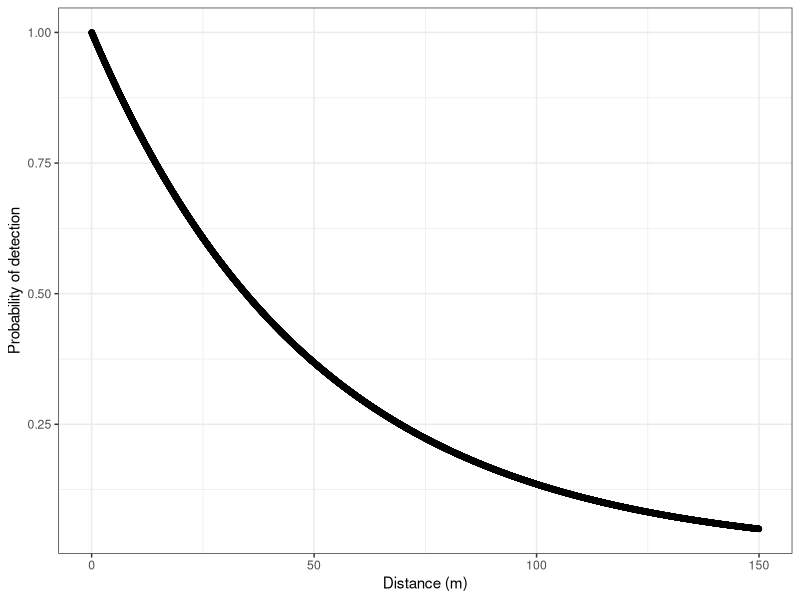

This figure's R source:
## ---- chunk 1
knitr::opts_chunk$set(echo = TRUE)
## ---- chunk 2
#Add packages
library(dplyr)
library(tidyr)
library(ggplot2)
library(gridExtra)
#Generate geometric data
min_dat <- tibble(x = seq(from = 1, to = 6, by = 0.01)) %>% 
  mutate(y = x^3)

#Plot these data
min_graph <- min_dat %>% 
  ggplot(aes(x = x, y = y/max(y))) +
  geom_point() +
  theme_bw() +
  labs(x = "Minute",
        y = "Probability of detection")

#simulate a half normal detection function
#Generate geometric data
dist_dat <- tibble(x = runif(n =10000, min = 0, max = 150),
                   y = exp(-0.02 * x ))

#Plot these data
dist_graph <- dist_dat %>% 
  ggplot(aes(x = x, y = y/max(y))) +
  geom_point() +
  theme_bw() +
  xlim(0, 150) + 
  labs(x = "Distance (m)",
        y = "Probability of detection")
dist_graph
